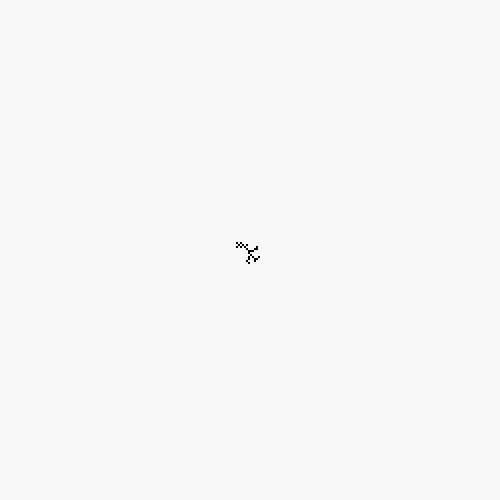
Frame 1 (no input)
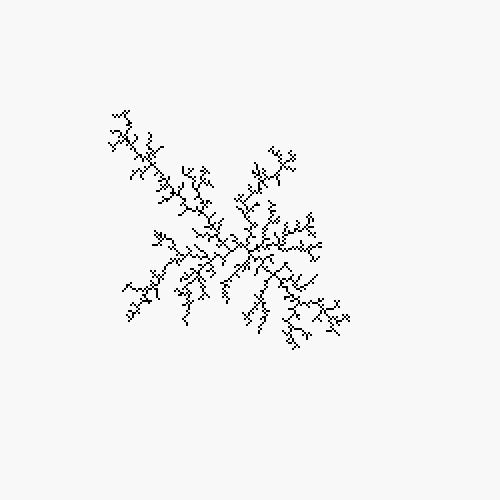
Frame 60 (no input)
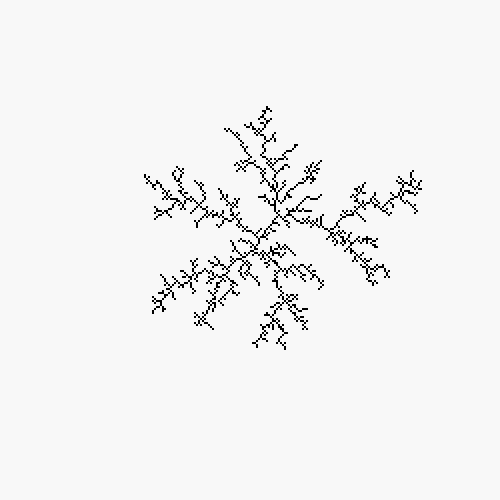
Frame 120 (the mouse pressed at the canvas centre since frame 60)

The p5.js sketch that drew these frames (run headless with seeded random() and noise() and a simulated clock; from frame 60 on, the mouse is pressed at the canvas centre):

// p5.js sketch
// ── sketch.js
// DLA 확산 제한 응집 — 검은 입자, 흰 배경. 클릭: 재시작
const N = 250, C = 2;
let occupied, stuckCount, rMax;

function setup() {
  createCanvas(500, 500);
  reset();
}

function reset() {
  occupied = new Uint8Array(N * N);
  const c = floor(N / 2);
  occupied[c * N + c] = 1;
  stuckCount = 1;
  rMax = 2;
  background(248);
  noStroke();
  fill(0);
  rect(c * C, c * C, C, C);
}

function hasNeighbor(x, y) {
  for (let dy = -1; dy <= 1; dy++)
    for (let dx = -1; dx <= 1; dx++) {
      if (dx === 0 && dy === 0) continue;
      const nx = x + dx, ny = y + dy;
      if (nx >= 0 && nx < N && ny >= 0 && ny < N && occupied[ny * N + nx]) return true;
    }
  return false;
}

function runWalker() {
  const c = floor(N / 2);
  const spawnR = min(rMax + 6, c - 2);
  const killR = min(spawnR + 24, c - 1);
  let a = random(TWO_PI);
  let x = floor(c + spawnR * cos(a));
  let y = floor(c + spawnR * sin(a));
  for (let s = 0; s < 6000; s++) {
    const dir = floor(random(4));
    if (dir === 0) x++; else if (dir === 1) x--; else if (dir === 2) y++; else y--;
    const dx = x - c, dy = y - c;
    if (dx * dx + dy * dy > killR * killR) {
      a = random(TWO_PI);
      x = floor(c + spawnR * cos(a));
      y = floor(c + spawnR * sin(a));
      continue;
    }
    if (hasNeighbor(x, y)) {
      occupied[y * N + x] = 1;
      stuckCount++;
      rMax = max(rMax, sqrt(dx * dx + dy * dy));
      fill(0);
      rect(x * C, y * C, C, C);
      return true;
    }
  }
  return false;
}

function draw() {
  if (rMax < floor(N / 2) - 8 && stuckCount < 9000) {
    for (let i = 0; i < 25; i++) runWalker();
  }
}

function mousePressed() {
  if (mouseX >= 0 && mouseX < width && mouseY >= 0 && mouseY < height) reset();
}
